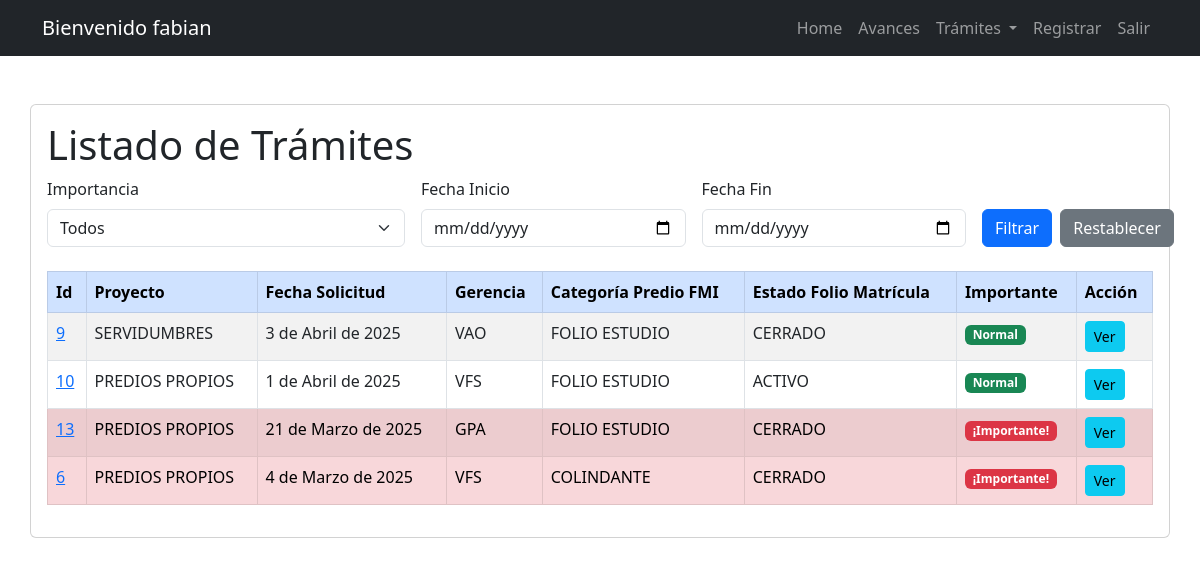
/predios/ (signed in), run on the app's committed database.
### task/models.py (models this page shows, shortened)
class Predio(models.Model):
    id = models.AutoField(primary_key=True)
    PROYECTO_CHOICES = [('PREDIOS PROPIOS', 'PREDIOS PROPIOS'), ('SERVIDUMBRES', 'SERVIDUMBRES')]
    VIGENCIA_CHOICES = [('2023', '2023'), ('2024', '2024'), ('2025', '2025')]
    GERENCIA_CHOICES = [('VAO', 'VAO'), ('GPA', 'GPA'), ('VRC', 'VRC'), ('GCT', 'GCT'), ('GMA', 'GMA'), ('GRI', 'GRI'), ('GTA', 'GTA'), ('VRO', 'VRO'), ('GCH', 'GCH'), ('GDA', 'GDA'), ('GDT', 'GDT'), ('VPI', 'VPI'), ('VFS', 'VFS')]
    CATEGORIA_PREDIO_FMI_CHOICES = [('COLINDANTE', 'COLINDANTE'), ('FOLIO ESTUDIO', 'FOLIO ESTUDIO'), ('MATRIZ', 'MATRIZ'), ('MATRIZ_COLINDANTE', 'MATRIZ_COLINDANTE'), ('PROPIO', 'PROPIO'), ('SEGREGADO', 'SEGREGADO'), ('SIN INFORMACIÓN', 'SIN INFORMACIÓN')]
    ESTADO_FOLIO_CHOICES = [('ACTIVO', 'ACTIVO'), ('CERRADO', 'CERRADO'), ('SIN INFORMACIÓN', 'SIN INFORMACIÓN')]
    CATEGORIA_FMI_CHOICES = [('ADICIONALES', 'ADICIONALES'), ('COMPLEMENTACIÓN', 'COMPLEMENTACIÓN'), ('SIN INFORMACIÓN', 'SIN INFORMACIÓN'), ('TRADICIÓN', 'TRADICIÓN')]
    TIPO_DOCUMENTAL_CHOICES = [('ACTA', 'ACTA'), ('ACTO ADMINISTRATIVO', 'ACTO ADMINISTRATIVO'), ('AUTO', 'AUTO'), ('CERTIFICADO', 'CERTIFICADO'), ('DECLARACIÓN', 'DECLARACIÓN'), ('DECRETO', 'DECRETO'), ('DEMANDA', 'DEMANDA'), ('DOCUMENTO', 'DOCUMENTO'), ('ESCRITURA', 'ESCRITURA'), ('EXPEDIENTE', 'EXPEDIENTE'), ('RESOLUCIÓN', 'RESOLUCIÓN'), ('SENTENCIA', 'SENTENCIA')]
    ESTADO_CHOICES = [('CARGADO A OTRO PREDIO', 'CARGADO A OTRO PREDIO'), ('CARGADO EN EL PREDIO', 'CARGADO EN EL PREDIO'), ('CARGADO EN SHAREPOINT', 'CARGADO EN SHAREPOINT'), ('NO ENCONTRADO', 'NO ENCONTRADO'), ('NO REQUIERE', 'NO REQUIERE'), ('PENDIENTE VERIFICAR', 'PENDIENTE VERIFICAR'), ('SERVIDOR INGICAT', 'SERVIDOR INGICAT')]
    ESTADO_COMPRA_CHOICES = [('ADQUIRIDO', 'ADQUIRIDO'), ('NO REQUIERE', 'NO REQUIERE'), ('PENDIENTE POR SOLICITAR', 'PENDIENTE POR SOLICITAR'), ('PENDIENTE VERIFICAR', 'PENDIENTE VERIFICAR'), ('SOLICITADO', 'SOLICITADO')]
    SUB_ESTADO_COMPRA_CHOICES = [('ADQUIRIDO PREDIO PROPIOS', 'ADQUIRIDO PREDIO PROPIOS'), ('ADQUIRIDO SERVIDUMBRES', 'ADQUIRIDO SERVIDUMBRES'), ('ERROR REGISTRAL', 'ERROR REGISTRAL'), ('NO APLICA', 'NO APLICA'), ('SOLICITADO / CERTIFICADO NO EXISTE', 'SOLICITADO / CERTIFICADO NO EXISTE'), ('SOLICITADO PREDIO PROPIOS', 'SOLICITADO PREDIO PROPIOS'), ('SOLICITADO SERVIDUMBRES', 'SOLICITADO SERVIDUMBRES')]
    ENVIO_OPEN_TEXT_CHOICES = [('NO', 'NO'), ('NO APLICA', 'NO APLICA'), ('NO REQUIERE', 'NO REQUIERE'), ('PENDIENTE', 'PENDIENTE'), ('SI', 'SI'), ('YA ESTA', 'YA ESTA')]
    ACCION_TECNICA_CHOICES = [('ALIMENTAR EXPEDIENTE PREDIAL', 'ALIMENTAR EXPEDIENTE PREDIAL'), ('ALIMENTAR PREDIO GESTIÓN', 'ALIMENTAR PREDIO GESTIÓN'), ('ALIMENTAR PREDIO MATRIZ', 'ALIMENTAR PREDIO MATRIZ'), ('CARPETA CERO', 'CARPETA CERO'), ('CREAR EXPEDIENTE', 'CREAR EXPEDIENTE'), ('NO REQUIERE', 'NO REQUIERE')]
    proyecto = models.CharField(max_length=16, choices=PROYECTO_CHOICES)
    vigencia = models.CharField(max_length=4, choices=VIGENCIA_CHOICES)
    gerencia = models.CharField(max_length=4, choices=GERENCIA_CHOICES)
    categoria_predio_fmi = models.CharField(max_length=100, choices=CATEGORIA_PREDIO_FMI_CHOICES)
    estado_folio_matricula = models.CharField(max_length=100, choices=ESTADO_FOLIO_CHOICES)
    categoria_fmi = models.CharField(max_length=50, choices=CATEGORIA_FMI_CHOICES)
    tipo_documental = models.CharField(max_length=50, choices=TIPO_DOCUMENTAL_CHOICES)
    estado = models.CharField(max_length=50, choices=ESTADO_CHOICES)
    estado_compra = models.CharField(max_length=50, choices=ESTADO_COMPRA_CHOICES)
    sub_estado_compra = models.CharField(max_length=50, choices=SUB_ESTADO_COMPRA_CHOICES)
    envio_open_text = models.CharField(max_length=50, choices=ENVIO_OPEN_TEXT_CHOICES)
    accion_tecnica = models.CharField(max_length=50, choices=ACCION_TECNICA_CHOICES)
    fecha_solicitud = models.DateField(null=True , blank=True)
    fecha_respuesta = models.DateField(null=True , blank=True)
    datecompleted = models.DateTimeField(null=True, blank=True)
    es_importante = models.BooleanField(default=False)
    fecha_reiteracion = models.DateField(null=True, blank=True)
    ultima_fecha_acceso = models.DateField(null=True, blank=True)
    campo=models.CharField(max_length=50, null=True , blank=True)
    cod_sig = models.CharField(max_length=30, null=True , blank=True)
    fmi = models.CharField(max_length=10, default="00000")
    ced_catastral = models.CharField(max_length=31, null=True , blank=True)
    nom_predio = models.CharField(max_length=50, default="Sin Informacion")
    documento = models.CharField(max_length=15, null=True , blank=True)
    fecha_documento= models.DateField(null=True , blank=True)
    entidad = models.CharField(max_length=100, null=True , blank=True)
    municipio = models.CharField(max_length=100,null=True , blank=True)
    user = models.ForeignKey(
        settings.AUTH_USER_MODEL,
        on_delete=models.SET_NULL,
        null=True,
        blank=True,
        related_name='predios'
    )
    class Meta:
        ordering = ['-fecha_solicitud']

### task/views.py (the view)
# urls.py: path('predios/', views.predios, name='predios'),
@login_required
def predios(request):
    predios = Predio.objects.filter(user=request.user)
    importancia = request.GET.get('importancia')
    fecha_inicio = request.GET.get('fecha_inicio')
    fecha_fin = request.GET.get('fecha_fin')
    if importancia == 'importante':
        predios = predios.filter(es_importante=True)
    elif importancia == 'normal':
        predios = predios.filter(es_importante=False)
    if fecha_inicio:
        predios = predios.filter(fecha_solicitud__gte=fecha_inicio)
    if fecha_fin:
        predios = predios.filter(fecha_solicitud__lte=fecha_fin)
    context = {"predios": predios}
    return render(request, 'predios.html', context)

### task/templates/predios.html (shortened to what this page needs)
{% extends 'base.html' %}
{% block content %}
<main class="container card card-body mt-5">
  <div class="row">
    <h1>Listado de Trámites</h1>
    <form method="GET" class="mb-4">
      <div class="row g-3">
        <div class="col-md-4">
          <label for="importancia" class="form-label">Importancia</label>
          <select name="importancia" class="form-select">
            <option value="">Todos</option>
          </select>
        </div>
        <div class="col-md-3">
          <label for="fecha_inicio" class="form-label">Fecha Inicio</label>
          <input type="date" name="fecha_inicio" class="form-control" value="{{ request.GET.fecha_inicio }}">
        </div>
        <div class="col-md-3">
          <label for="fecha_fin" class="form-label">Fecha Fin</label>
          <input type="date" name="fecha_fin" class="form-control" value="{{ request.GET.fecha_fin }}">
        </div>
        <div class="col-md-2 d-flex align-items-end">
          <button type="submit" class="btn btn-primary">Filtrar</button>
          <a href="{% url 'predios' %}" class="btn btn-secondary ms-2">Restablecer</a>
        </div>
      </div>
    </form>
    <div class="table-responsive">
      <table class="table table-bordered table-striped table-hover">
        <thead class="table-primary">
          <tr>
            <th>Id</th>
            <th>Proyecto</th>
            <th>Fecha Solicitud</th>
            <th>Gerencia</th>
            <th>Categoría Predio FMI</th>
            <th>Estado Folio Matrícula</th>
            <th>Importante</th>
            <th>Acción</th>
          </tr>
        </thead>
        <tbody>
          {% for predio in predios %}
          <tr {% if predio.es_importante %} class="table-danger" {% endif %}>
            <td><a href="{% url 'predio_detail' predio.id %}">{{ predio.id }}</a></td>
            <td>{{ predio.proyecto }}</td>
            <td>{{ predio.fecha_solicitud }}</td>
            <td>{{ predio.gerencia }}</td>
            <td>{{ predio.categoria_predio_fmi }}</td>
            <td>{{ predio.estado_folio_matricula }}</td>
            <td>
              {% if predio.es_importante %}
                <span class="badge bg-danger">¡Importante!</span>
              {% else %}
                <span class="badge bg-success">Normal</span>
              {% endif %}
            </td>
            <td>
              <a href="{% url 'predio_detail' predio.id %}" class="btn btn-info btn-sm">Ver</a>
            </td>
          </tr>
          {% endfor %}
        </tbody>
      </table>
    </div>
  </div>
</main>
{% endblock %}

### task/templates/_navbar.html (shortened to what this page needs)
<nav class="navbar navbar-expand-lg navbar-dark bg-dark">
  <div class="container">
    <a class="navbar-brand" href="/">
      {% if user.is_authenticated %}
      Bienvenido {{ user.username }}
      {% else %}
      INGICAT S.A.S
      {% endif %}
    </a>
    <div class="collapse navbar-collapse" id="navbarNav">
      <ul class="navbar-nav ms-auto">
        <li class="nav-item">
          <a href="/" class="nav-link" title="Ir a la Pantalla de Inicio">Home</a>
        </li>
        <li class="nav-item">
          <a href="{% url 'cliente_dashboard' %}" class="nav-link"
            title="Ir al Resúmen de la Gestión Documental">Avances</a>
        </li>
        {% if user.is_authenticated %}
        <li class="nav-item dropdown">
          <a class="nav-link dropdown-toggle" href="#" id="tramitesDropdown" role="button" data-bs-toggle="dropdown"
            aria-expanded="false" title="Trámites">
            Trámites
          </a>
        </li>
        {% if user.is_superuser %}
        <li class="nav-item">
          <a href="{% url 'signup' %}" class="nav-link" title="Registrar un Nuevo usuario">Registrar</a>
        </li>
        {% endif %}
        <li class="nav-item">
          <a class="nav-link" href="/logout" title="Salir">Salir</a>
        </li>
        {% else %}
        <li class="nav-item">
          <a href="/signin" class="nav-link" title="Iniciar Sesión">Ingresar</a>
        </li>
        {% endif %}
      </ul>
    </div>
  </div>
</nav>

### data on the page
Predio: id "9", proyecto "SERVIDUMBRES", fecha_solicitud "3 de Abril de 2025", gerencia "VAO", categoria_predio_fmi "FOLIO ESTUDIO", estado_folio_matricula "CERRADO", es_importante "Normal"
Predio: id "10", proyecto "PREDIOS PROPIOS", fecha_solicitud "1 de Abril de 2025", gerencia "VFS", categoria_predio_fmi "FOLIO ESTUDIO", estado_folio_matricula "ACTIVO", es_importante "Normal"
Predio: id "13", proyecto "PREDIOS PROPIOS", fecha_solicitud "21 de Marzo de 2025", gerencia "GPA", categoria_predio_fmi "FOLIO ESTUDIO", estado_folio_matricula "CERRADO", es_importante "¡Importante!"
Predio: id "6", proyecto "PREDIOS PROPIOS", fecha_solicitud "4 de Marzo de 2025", gerencia "VFS", categoria_predio_fmi "COLINDANTE", estado_folio_matricula "CERRADO", es_importante "¡Importante!"

### other printed values
{{ user.username }} "fabian"
